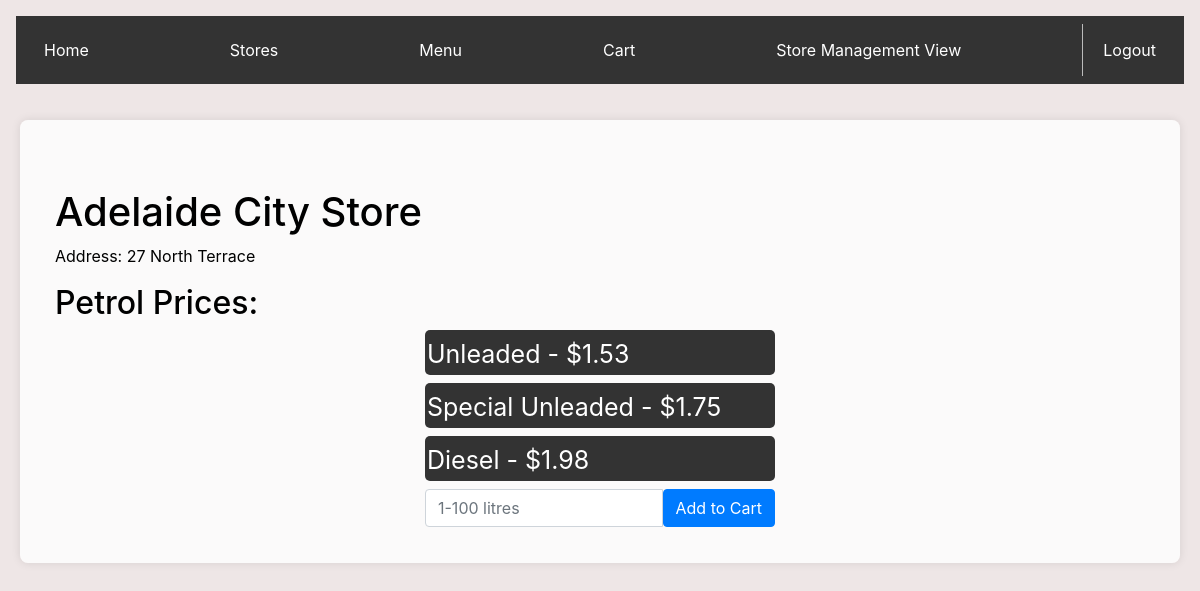
The page /customerStoreDetails/1 on the database its author committed.
### app.py (models this page shows, shortened)
class Stores(db.Model):
    id = db.Column(db.Integer, primary_key=True)
    name = db.Column(db.String(100), nullable=False)
    address = db.Column(db.String(100), nullable=False)
    opening_hours = db.Column(db.String(50))
    petrols = db.relationship('Petrol', backref='store', lazy=True)

class Petrol(db.Model):
    id = db.Column(db.Integer, primary_key=True)
    name = db.Column(db.String(50), nullable=False)
    price = db.Column(db.Float, nullable=False)
    store_id = db.Column(db.Integer, db.ForeignKey('stores.id'), nullable=False)

### app.py (the view)
@app.route('/customerStoreDetails/<int:store_id>', methods=['GET', 'POST'])
def customerStoreDetails(store_id):
    if request.method == 'POST':
        input_code = request.form['input_code']
    store = Stores.query.get_or_404(store_id)
    return render_template('customerStoreDetails.html', store=store)

### templates/customerStoreDetails.html (shortened to what this page needs)
<!DOCTYPE html>
<html lang="en">
<head>
  <link rel="stylesheet" href="https://stackpath.bootstrapcdn.com/bootstrap/4.5.0/css/bootstrap.min.css">
</head>
<body>
</body>
</html>
{% extends 'base_customer.html' %}
{% block content %}
    <div class="container mt-5">
        <h1>{{ store.name }}</h1>
        <p>Address: {{ store.address }}</p>
        {% if store.petrols %}
            <h2>Petrol Prices:</h2>
            <div class="button-container">
                <form action="{{ url_for('addToCart') }}" method="POST">
                    {% for petrol in store.petrols %}
                        <div class="petrol-button">
                            <label for="{{ petrol.id }}">{{ petrol.name }} - ${{ petrol.price }}</label>
                        </div>
                    {% endfor %}
                    <div class="input-group mb-3">
                        <input type="number" name="litres" class="form-control" placeholder="1-100 litres" min="1" max="100">
                        <button class="btn btn-primary" type="submit">Add to Cart</button>
                    </div>
                </form>
            </div>
        {% else %}
            <p>No petrol types available.</p>
        {% endif %}
    </div>
{% endblock %}

### templates/customerStoreDetails.html (style rules this page uses)
.button-container { display: flex; flex-direction: column; justify-content: center; align-items: center; gap: 30px; }
.petrol-button label { display: block; width: 350px; height: 45px; line-height: 45px; font-size: 25px; text-align: left; color: white; background-color: #333; border: 2px solid transparent; border-radius: 5px; cursor: pointer; text-decoration: none; }
.input-group { width: fit-content; }

### templates/base_customer.html (style rules this page uses)
body { background-color: rgb(238, 230, 230); color: black; margin: 0; padding: 0; }
body::before { content: ""; position: absolute; top: 0; left: 0; right: 0; bottom: 0; background-image: url('https://generated-assets.prod.myninja.ai/2ce54d58-cb51-4359-8ef3-736d2041e1fb/bd1ad6ae-335c-4c6b-ac0a-22bb35dca7f8_2.jpeg'); background-size: cover; background-repeat: no-repeat; background-position: 55% 35%; z-index: -1; }

### rows shown on the page
Stores: name "Adelaide City Store", address "27 North Terrace"
Petrol: name "Unleaded", price "1.53"
Petrol: name "Special Unleaded", price "1.75"
Petrol: name "Diesel", price "1.98"
